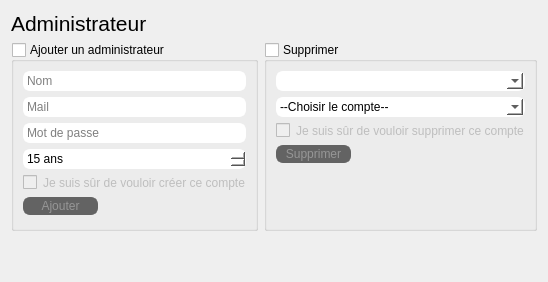
      <widget class="QWidget" name="adminPage">
       <layout class="QVBoxLayout" name="verticalLayout_2">
        <item>
         <widget class="QLabel" name="adminTitleLabel">
          <property name="font">
           <font>
            <pointsize>16</pointsize>
           </font>
          </property>
          <property name="text">
           <string>Administrateur</string>
          </property>
         </widget>
        </item>
        <item>
         <layout class="QHBoxLayout" name="horizontalLayout">
          <item>
           <widget class="QGroupBox" name="addAccountGroupBox">
            <property name="title">
             <string>Ajouter un administrateur</string>
            </property>
            <property name="flat">
             <bool>true</bool>
            </property>
            <property name="checkable">
             <bool>true</bool>
            </property>
            <property name="checked">
             <bool>false</bool>
            </property>
            <layout class="QVBoxLayout" name="verticalLayout_3">
             <item>
              <widget class="QLineEdit" name="nameAddLineEdit">
               <property name="styleSheet">
                <string notr="true">color: rgb(0, 0, 0);
background-color: rgb(255, 255, 255);
border: 2px solid white;
border-radius: 7px;</string>
               </property>
               <property name="placeholderText">
                <string>Nom</string>
               </property>
              </widget>
             </item>
             <item>
              <widget class="QLineEdit" name="mailAddLineEdit">
               <property name="styleSheet">
                <string notr="true">color: rgb(0, 0, 0);
background-color: rgb(255, 255, 255);
border: 2px solid white;
border-radius: 7px;</string>
               </property>
               <property name="placeholderText">
                <string>Mail</string>
               </property>
              </widget>
             </item>
             <item>
              <widget class="QLineEdit" name="passwordAddLineEdit">
               <property name="styleSheet">
                <string notr="true">color: rgb(0, 0, 0);
background-color: rgb(255, 255, 255);
border: 2px solid white;
border-radius: 7px;</string>
               </property>
               <property name="placeholderText">
                <string>Mot de passe</string>
               </property>
              </widget>
             </item>
             <item>
              <widget class="QSpinBox" name="ageAddSpinBox">
               <property name="styleSheet">
                <string notr="true">color: rgb(0, 0, 0);
background-color: rgb(255, 255, 255);
border: 2px solid white;
border-radius: 7px;</string>
               </property>
               <property name="suffix">
                <string> ans</string>
               </property>
               <property name="minimum">
                <number>15</number>
               </property>
              </widget>
             </item>
             <item>
              <widget class="QCheckBox" name="verificationAddCheckBox">
               <property name="enabled">
                <bool>false</bool>
               </property>
               <property name="styleSheet">
                <string notr="true">border: 0px solid white;</string>
               </property>
               <property name="text">
                <string>Je suis sûr de vouloir créer ce compte</string>
               </property>
              </widget>
             </item>
             <item>
              <layout class="QHBoxLayout" name="horizontalLayout_2">
               <item>
                <widget class="QPushButton" name="addPushButton">
                 <property name="enabled">
                  <bool>false</bool>
                 </property>
                 <property name="minimumSize">
                  <size>
                   <width>75</width>
                   <height>0</height>
                  </size>
                 </property>
                 <property name="styleSheet">
                  <string notr="true">background-color: rgb(99, 99, 99);
color: rgb(150, 150, 150);
border: 2px solid rgb(99, 99, 99);
border-radius: 7px;</string>
                 </property>
                 <property name="text">
                  <string>Ajouter</string>
                 </property>
                </widget>
               </item>
               <item>
                <spacer name="horizontalSpacer">
                 <property name="orientation">
                  <enum>Qt::Horizontal</enum>
                 </property>
                 <property name="sizeHint" stdset="0">
                  <size>
                   <width>40</width>
                   <height>20</height>
                  </size>
                 </property>
                </spacer>
               </item>
              </layout>
             </item>
            </layout>
           </widget>
          </item>
          <item>
           <widget class="QGroupBox" name="deleteAccountGroupBox">
            <property name="title">
             <string>Supprimer</string>
            </property>
            <property name="flat">
             <bool>true</bool>
            </property>
            <property name="checkable">
             <bool>true</bool>
            </property>
            <property name="checked">
             <bool>false</bool>
            </property>
            <layout class="QVBoxLayout" name="verticalLayout_4">
             <item>
              <widget class="QComboBox" name="roleDelComboBox">
               <property name="styleSheet">
                <string notr="true">color: rgb(0, 0, 0);
background-color: rgb(255, 255, 255);
border: 2px solid white;
border-radius: 7px;</string>
               </property>
               <property name="editable">
                <bool>false</bool>
               </property>
               <property name="currentText">
                <string/>
               </property>
               <property name="placeholderText">
                <string/>
               </property>
              </widget>
             </item>
             <item>
              <widget class="QComboBox" name="accountDelComboBox">
               <property name="styleSheet">
                <string notr="true">color: rgb(0, 0, 0);
background-color: rgb(255, 255, 255);
border: 2px solid white;
border-radius: 7px;</string>
               </property>
               <property name="editable">
                <bool>true</bool>
               </property>
               <property name="currentText">
                <string>--Choisir le compte--</string>
               </property>
               <property name="placeholderText">
                <string>--Choisir le compte--</string>
               </property>
              </widget>
             </item>
             <item>
              <widget class="QCheckBox" name="verificationDelCheckBox">
               <property name="styleSheet">
                <string notr="true">border: 0px solid white;</string>
               </property>
               <property name="text">
                <string>Je suis sûr de vouloir supprimer ce compte</string>
               </property>
              </widget>
             </item>
             <item>
              <layout class="QHBoxLayout" name="horizontalLayout_3">
               <item>
                <widget class="QPushButton" name="delPushButton">
                 <property name="minimumSize">
                  <size>
                   <width>75</width>
                   <height>0</height>
                  </size>
                 </property>
                 <property name="styleSheet">
                  <string notr="true">background-color: rgb(99, 99, 99);
color: rgb(150, 150, 150);
border: 2px solid rgb(99, 99, 99);
border-radius: 7px;</string>
                 </property>
                 <property name="text">
                  <string>Supprimer</string>
                 </property>
                </widget>
               </item>
               <item>
                <spacer name="horizontalSpacer_2">
                 <property name="orientation">
                  <enum>Qt::Horizontal</enum>
                 </property>
                 <property name="sizeHint" stdset="0">
                  <size>
                   <width>40</width>
                   <height>20</height>
                  </size>
                 </property>
                </spacer>
               </item>
              </layout>
             </item>
             <item>
              <spacer name="verticalSpacer_2">
               <property name="orientation">
                <enum>Qt::Vertical</enum>
               </property>
               <property name="sizeType">
                <enum>QSizePolicy::Fixed</enum>
               </property>
               <property name="sizeHint" stdset="0">
                <size>
                 <width>20</width>
                 <height>55</height>
                </size>
               </property>
              </spacer>
             </item>
            </layout>
           </widget>
          </item>
         </layout>
        </item>
        <item>
         <spacer name="verticalSpacer">
          <property name="orientation">
           <enum>Qt::Vertical</enum>
          </property>
          <property name="sizeHint" stdset="0">
           <size>
            <width>20</width>
            <height>40</height>
           </size>
          </property>
         </spacer>
        </item>
       </layout>
      </widget>
